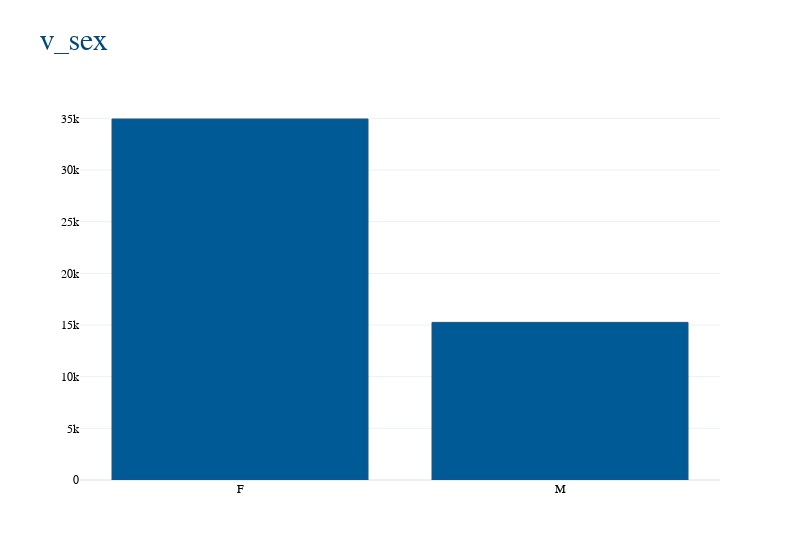
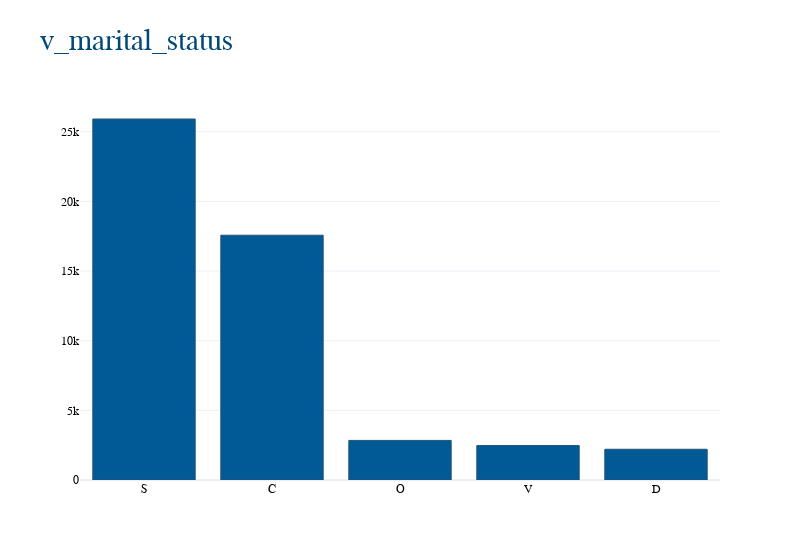
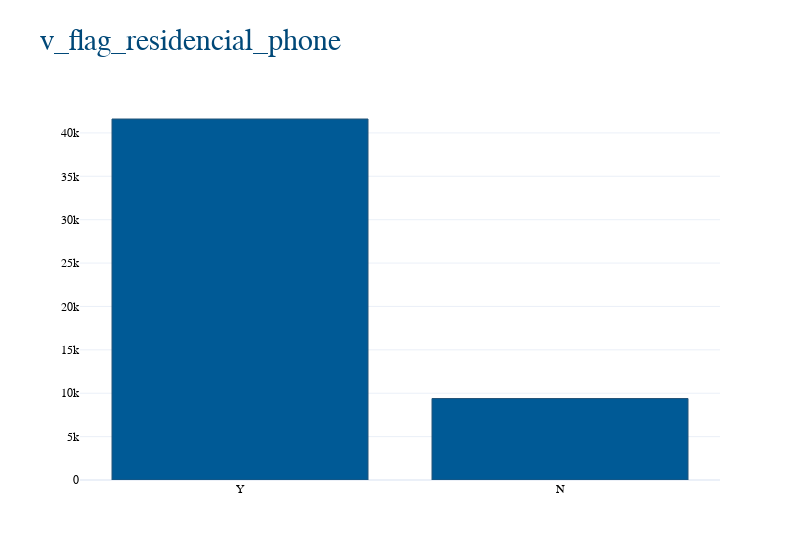
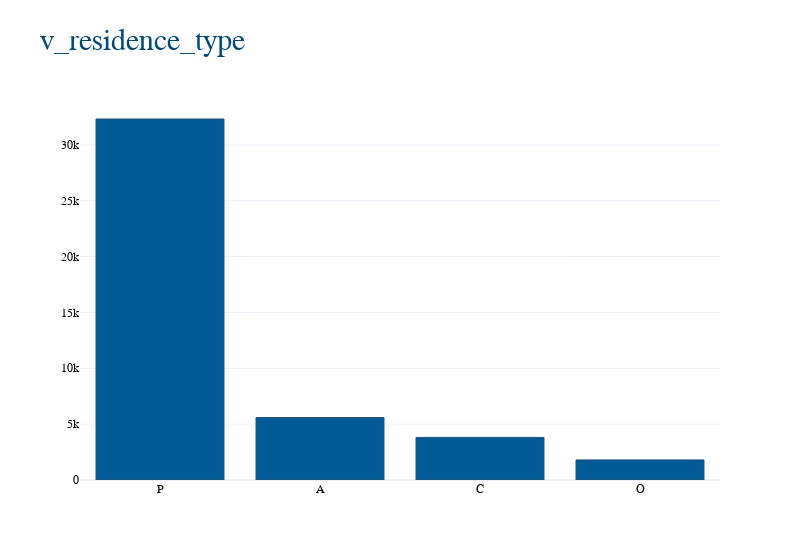

Write notebook code for charts like these, in order.
### Code cell
#Aplicamos este factor como fue visto en clase 
for col in df.filter(like="v_"):
    bar(df,col,col).show()

### Figure 1 — Plotly figure (JSON) as saved in the notebook; plotly's stock layout.template omitted (floating-point values rounded to 4 significant figures)
{"data": [{"marker": {"color": "#005a96", "line": {"color": "rgba(37, 84, 121, 1.0)", "width": 1}}, "name": "v_sex", "orientation": "v", "text": "", "type": "bar", "x": ["F", "M"], "y": [34944, 15257]}], "layout": {"font": {"color": "black", "family": "Courier New, monospace"}, "title": {"font": {"color": "#004878", "family": "Courier New, monospace", "size": 30}, "text": "v_sex"}, "width": 800, "xaxis": {"title": {"font": {"color": "#002e4d", "family": "Courier New, monospace", "size": 18}, "text": ""}}, "yaxis": {"title": {"font": {"color": "#002e4d", "family": "Courier New, monospace", "size": 18}, "text": ""}}}}

### Figure 2 — Plotly figure (JSON) as saved in the notebook; plotly's stock layout.template omitted (floating-point values rounded to 4 significant figures)
{"data": [{"marker": {"color": "#005a96", "line": {"color": "rgba(37, 84, 121, 1.0)", "width": 1}}, "name": "v_marital_status", "orientation": "v", "text": "", "type": "bar", "x": ["S", "C", "O", "V", "D"], "y": [25909, 17567, 2841, 2472, 2206]}], "layout": {"font": {"color": "black", "family": "Courier New, monospace"}, "title": {"font": {"color": "#004878", "family": "Courier New, monospace", "size": 30}, "text": "v_marital_status"}, "width": 800, "xaxis": {"title": {"font": {"color": "#002e4d", "family": "Courier New, monospace", "size": 18}, "text": ""}}, "yaxis": {"title": {"font": {"color": "#002e4d", "family": "Courier New, monospace", "size": 18}, "text": ""}}}}

### Figure 3 — Plotly figure (JSON) as saved in the notebook; plotly's stock layout.template omitted (floating-point values rounded to 4 significant figures)
{"data": [{"marker": {"color": "#005a96", "line": {"color": "rgba(37, 84, 121, 1.0)", "width": 1}}, "name": "v_flag_residencial_phone", "orientation": "v", "text": "", "type": "bar", "x": ["Y", "N"], "y": [41604, 9391]}], "layout": {"font": {"color": "black", "family": "Courier New, monospace"}, "title": {"font": {"color": "#004878", "family": "Courier New, monospace", "size": 30}, "text": "v_flag_residencial_phone"}, "width": 800, "xaxis": {"title": {"font": {"color": "#002e4d", "family": "Courier New, monospace", "size": 18}, "text": ""}}, "yaxis": {"title": {"font": {"color": "#002e4d", "family": "Courier New, monospace", "size": 18}, "text": ""}}}}

### Figure 4 — Plotly figure (JSON) as saved in the notebook; plotly's stock layout.template omitted (floating-point values rounded to 4 significant figures)
{"data": [{"marker": {"color": "#005a96", "line": {"color": "rgba(37, 84, 121, 1.0)", "width": 1}}, "name": "v_residence_type", "orientation": "v", "text": "", "type": "bar", "x": ["P", "A", "C", "O"], "y": [32316, 5592, 3814, 1797]}], "layout": {"font": {"color": "black", "family": "Courier New, monospace"}, "title": {"font": {"color": "#004878", "family": "Courier New, monospace", "size": 30}, "text": "v_residence_type"}, "width": 800, "xaxis": {"title": {"font": {"color": "#002e4d", "family": "Courier New, monospace", "size": 18}, "text": ""}}, "yaxis": {"title": {"font": {"color": "#002e4d", "family": "Courier New, monospace", "size": 18}, "text": ""}}}}
